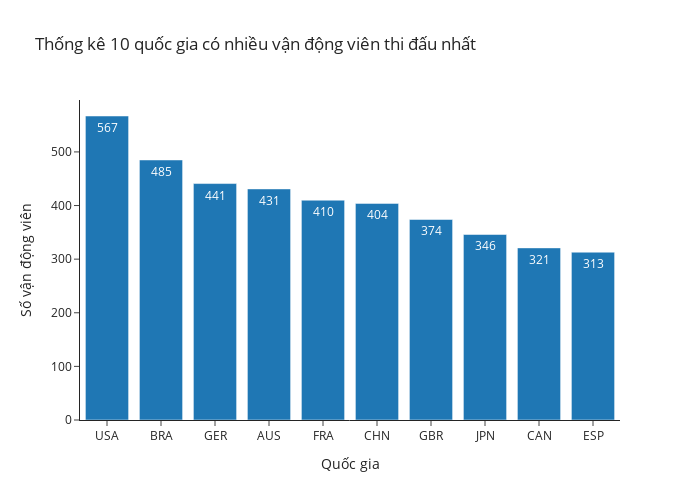

Here is the notebook cell this chart was saved with:
### Markdown cell above
### Hiệu chỉnh biểu đồ Bar bằng cách dùng plotly express

### Code cell
fig = px.bar(df_top10, x='nationality', y='size', 
            title='Thống kê 10 quốc gia có nhiều vận động viên thi đấu nhất',
            labels={'nationality':'Quốc gia', 'size':'Số vận động viên'},
            width=700, height=500,
            template="simple_white",
            text_auto=True)
fig.show()

### Figure 1 — Plotly figure (JSON) as saved in the notebook; plotly's stock layout.template omitted (floating-point values rounded to 4 significant figures)
{"data": [{"alignmentgroup": "True", "hovertemplate": "Quốc gia=%{x}<br>Số vận động viên=%{y}<extra></extra>", "legendgroup": "", "marker": {"color": "#1F77B4", "pattern": {"shape": ""}}, "name": "", "offsetgroup": "", "orientation": "v", "showlegend": false, "textposition": "auto", "texttemplate": "%{y}", "type": "bar", "x": ["USA", "BRA", "GER", "AUS", "FRA", "CHN", "GBR", "JPN", "CAN", "ESP"], "xaxis": "x", "y": [567, 485, 441, 431, 410, 404, 374, 346, 321, 313], "yaxis": "y"}], "layout": {"barmode": "relative", "height": 500, "legend": {"tracegroupgap": 0}, "title": {"text": "Thống kê 10 quốc gia có nhiều vận động viên thi đấu nhất"}, "width": 700, "xaxis": {"anchor": "y", "domain": [0, 1], "title": {"text": "Quốc gia"}}, "yaxis": {"anchor": "x", "domain": [0, 1], "title": {"text": "Số vận động viên"}}}}
